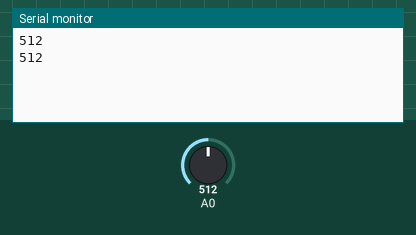
The sketch below on a simulated Arduino Uno, built with avr-gcc and run on an emulated ATmega328P. Parts: the last lines printed to the serial monitor. The test bench sets the inputs (shaded band); at power-on: A0 = 512. The modem accepts every AT command (registered, SIM ready, sends succeed) and sends nothing else.

Above: at 1.7 s.
1.8 s: A0 set to 54
At 3.1 s:
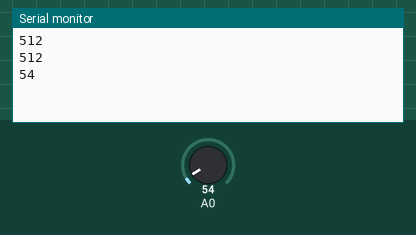
3.3 s: A0 set to 43
At 5.0 s:
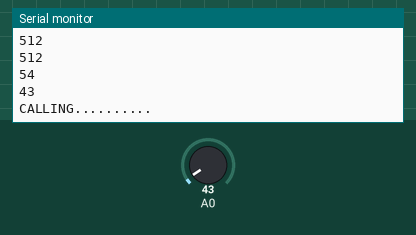
Timing chart, 0 to 6.5 s (numbered marks = the images above; inputs shaded):
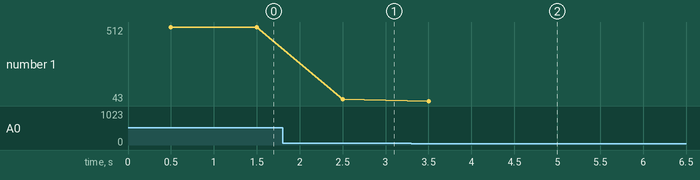

Measured:
- the behaviour switches between 50 and 49 on A0 (found by bisection; images 1 and 2)
- after the input at 1.8 s, the serial monitor: prints a new line after 0.70 s (image 1)
- after the input at 3.3 s, the serial monitor: prints a new line after 0.20 s (image 2)
- plotted number 1: 512 → 54 after the input at 1.8 s, 54 → 43 after the input at 3.3 s

The sketch:

GSM_fire_call.ino
```cpp
 #include <SoftwareSerial.h>
SoftwareSerial cell(2,3);

void setup() {
 cell.begin(9600);
 delay(500);
 Serial.begin(9600);

}

void loop() {

  int val=analogRead(A0);
  Serial.println(val);
  delay(1000);

  if (val<50)
  {
     Serial.println("CALLING..........");
     cell.println("ATD+919739903844;");

     delay(5000);
    cell.println("ATH");
     delay(5000);
  Serial.println("CALLING..........1111");
    cell.println("ATD+919739903844;");
    delay(10000);
    cell.println("ATH");

   }


}
```
